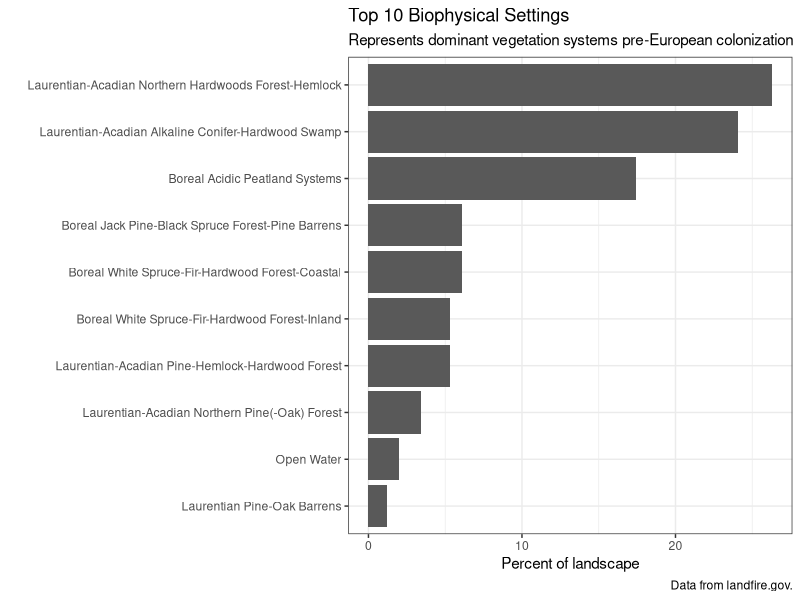
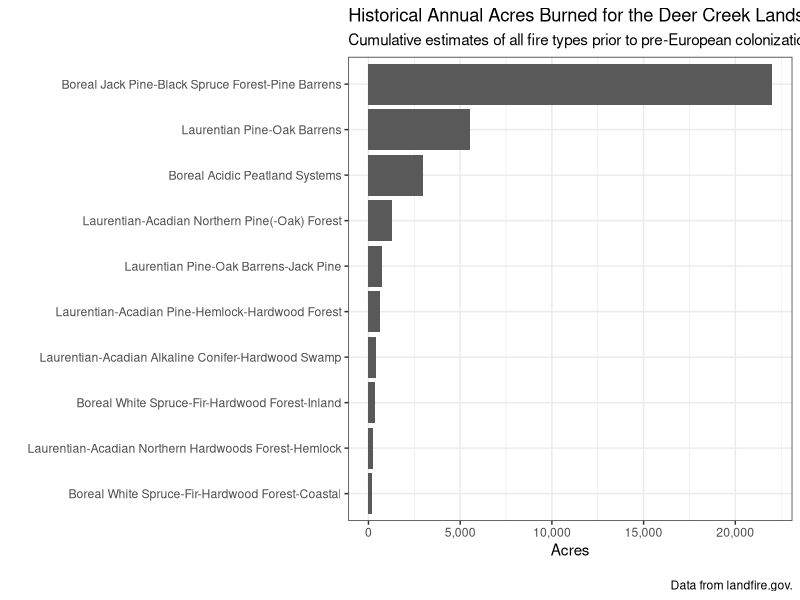
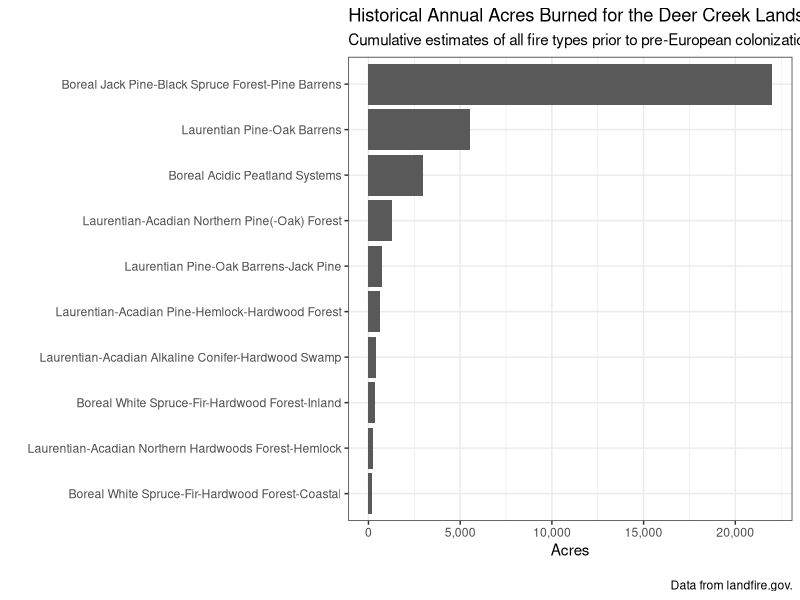

R code for these plots, in order:
## ---- chunk 1
library(tidyverse)
library(scales)

bps_data <- read.csv("data/bps_aoi_attributes.csv")

bpsname <- bps_data %>%
  group_by(BPS_NAME) %>%
  summarize(ACRES = sum(ACRES),
            REL_PERCENT = sum(REL_PERCENT)) %>%
  arrange(desc(REL_PERCENT)) %>%
  top_n(n = 10, wt = REL_PERCENT)

# plot
bpsChart <- 
  ggplot(data = bpsname, aes(x = BPS_NAME, y = REL_PERCENT)) +
  geom_bar(stat = "identity") +
  labs(
    title = "Top 10 Biophysical Settings",
    subtitle = "Represents dominant vegetation systems pre-European colonization",
    caption = "Data from landfire.gov.",
    x = "",
    y = "Percent of landscape") +
  scale_x_discrete(limits = rev(bpsname$BPS_NAME)) +
  coord_flip() +
  theme_bw()

bpsChart
## ---- chunk 2
# read bps attribute table .csv and summarize
annualFire <- bps_data %>%
  mutate(annual_fire_acres = ((1/FRI_ALLFIR)*ACRES)) %>%
  filter(BPS_NAME != 'Open Water') %>%
  group_by(BPS_NAME) %>%
  summarize(acres = sum(annual_fire_acres)) %>%
  arrange(desc(acres)) %>%
  top_n(n = 10, wt = acres)

# plot
fireChart <- 
  ggplot(data = annualFire, aes(x = BPS_NAME, y = acres)) +
  geom_bar(stat = "identity") +
  labs(
    title = "Historical Annual Acres Burned for the Deer Creek Landscape",
    subtitle = "Cumulative estimates of all fire types prior to pre-European colonization",
    caption = "\nData from landfire.gov.",
    x = "",
    y = "Acres") +
  scale_x_discrete(limits = rev(annualFire$BPS_NAME)) +
  scale_y_continuous(name = 'Acres', labels = comma) +
  coord_flip() +
  theme_bw()

fireChart

# if the plot looks good, save it
ggsave("./OUTPUTS/fireChart.png", width = 12, height = 5)
## ---- chunk 3

# clean data
clean_bps_data <- bps_data[-c(1,17:22, 12:15, 1:4)] 
  
library(kableExtra)

kable(clean_bps_data,
      format.args = list(big.mark = ",")) %>%
  kable_styling(
    font_size = 12,
    bootstrap_options = c("striped", "hover", "condensed")
  ) 
